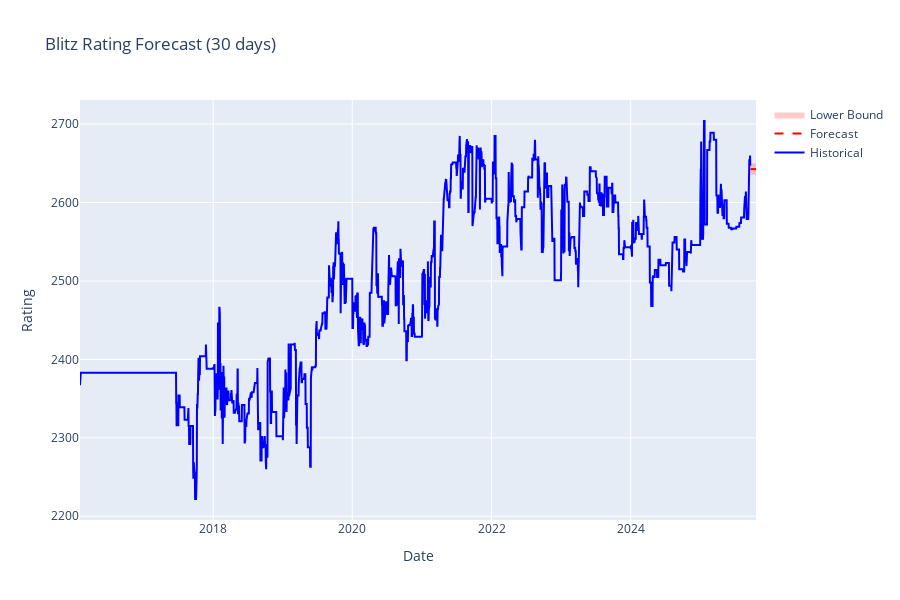

Notebook cell for this chart:
### Code cell
# Visualize future forecast
fig = go.Figure()
# Historical data
fig.add_trace(go.Scatter(x=df_features.index, y=df_features['rating'],
                         mode='lines', name='Historical',
                         line=dict(color='blue', width=2)))
# Future forecast
fig.add_trace(go.Scatter(x=future_dates, y=future_predictions,
                         mode='lines', name='Forecast',
                         line=dict(color='red', width=2, dash='dash')))
# Add confidence interval (simple ±std)
std_error = comparison_df[comparison_df['Model'] == best_model_name]['Test RMSE'].values[0]
fig.add_trace(go.Scatter(x=future_dates, y=future_predictions + std_error,
                         mode='lines', name='Upper Bound',
                         line=dict(width=0),
                         showlegend=False))
fig.add_trace(go.Scatter(x=future_dates, y=future_predictions - std_error,
                         mode='lines', name='Lower Bound',
                         line=dict(width=0),
                         fillcolor='rgba(255, 0, 0, 0.2)',
                         fill='tonexty',
                         showlegend=True))
fig.update_layout(
    title=f'{GAME_TYPE.capitalize()} Rating Forecast ({FORECAST_DAYS} days)',
    xaxis_title='Date',
    yaxis_title='Rating',
    height=600,
    hovermode='x unified'
)
fig.show()
